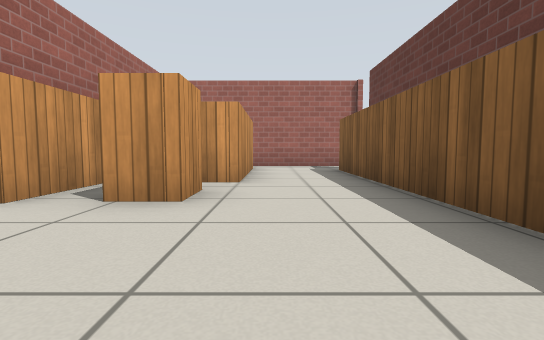
[1] (above)

24 first-person views from a walk through a Gazebo world. The camera is 0.5 m above the floor, tilts 4° down and sees 85° across. The floor is counted in squares, 1 m on a side. Each view is taken from the middle of a square. On the plan, view 1 faces up. The plan holds only what a view shows up to about 9 squares ahead; the rest is blank. Gazebo's built-in surfaces are drawn with simple patterns.

[2]
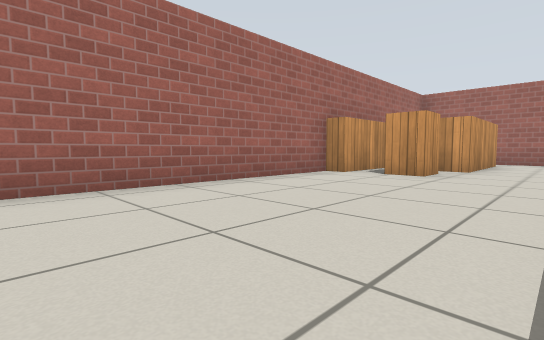

[3]
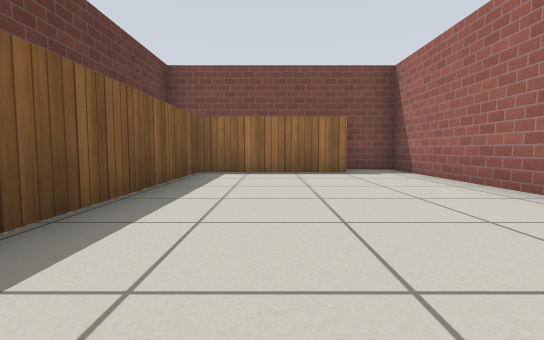

[4]
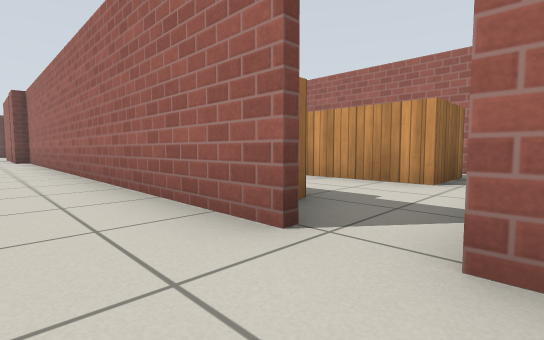

[5]
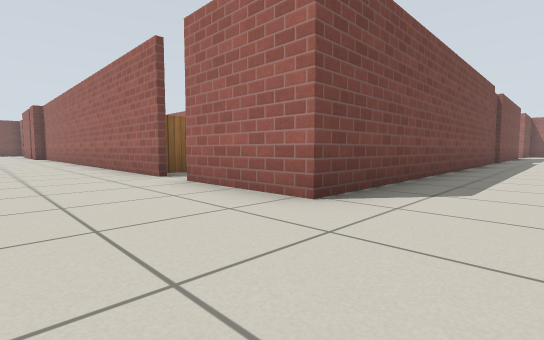

[6]
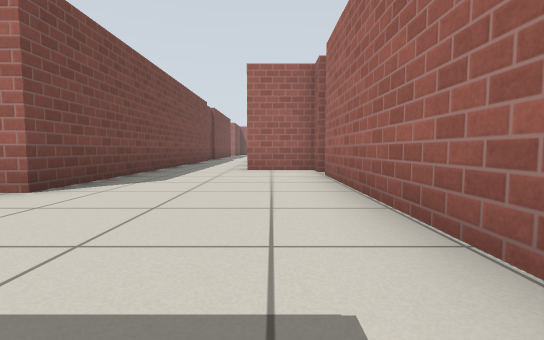

[7]
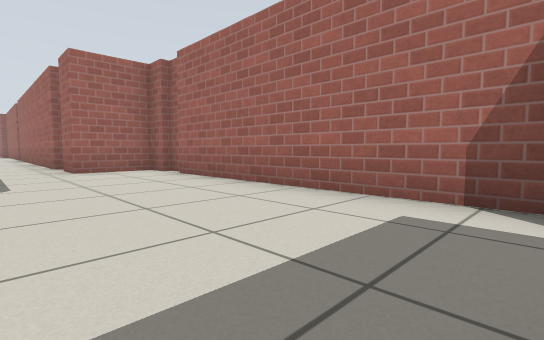

[8]
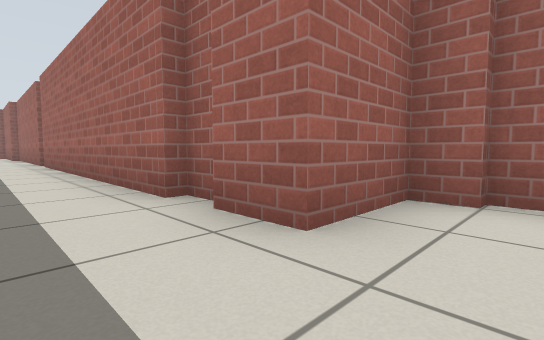

[9]
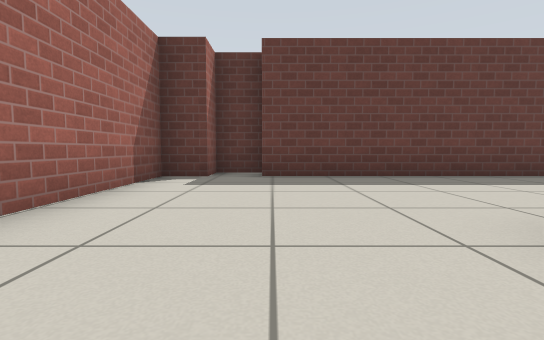

[10]
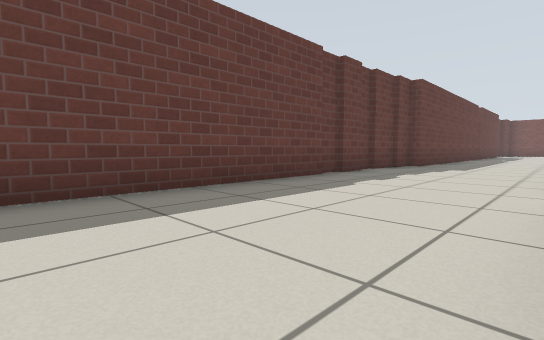

[11]
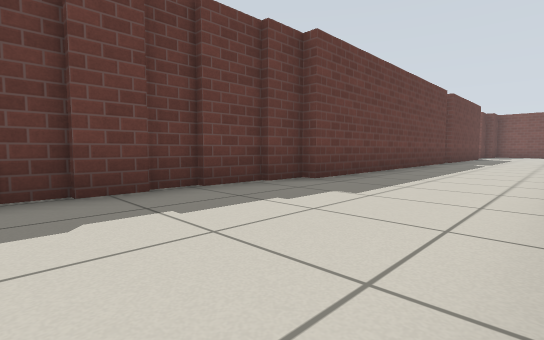

[12]
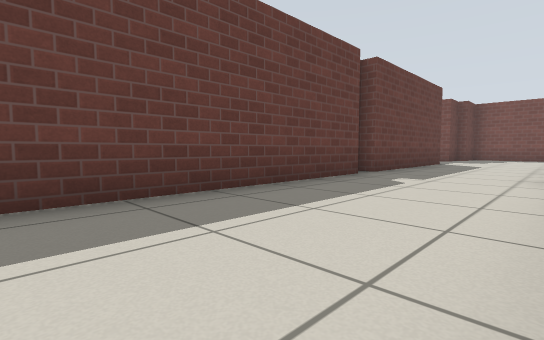

[13]
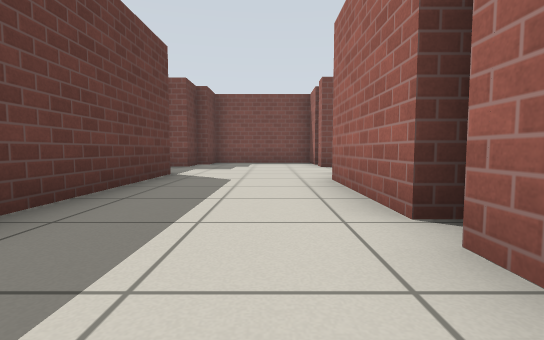

[14]
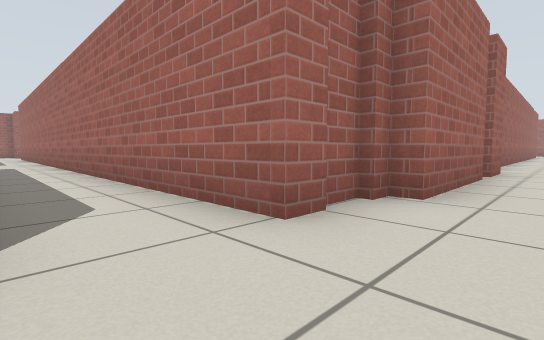

[15]
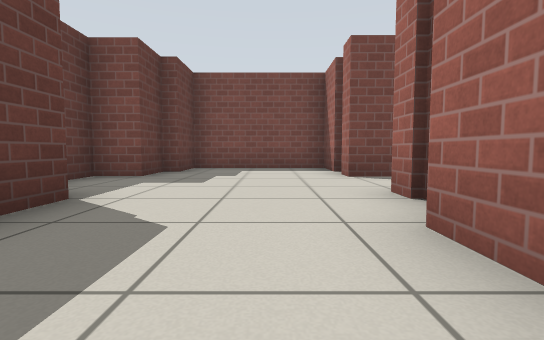

[16]
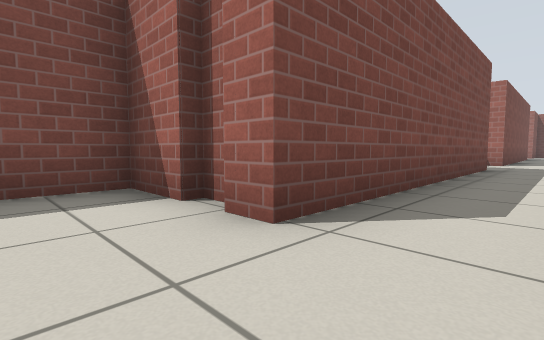

[17]
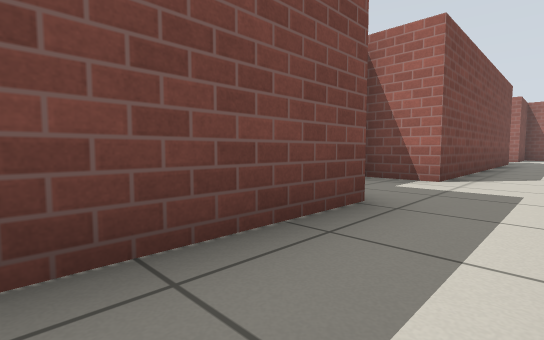

[18]
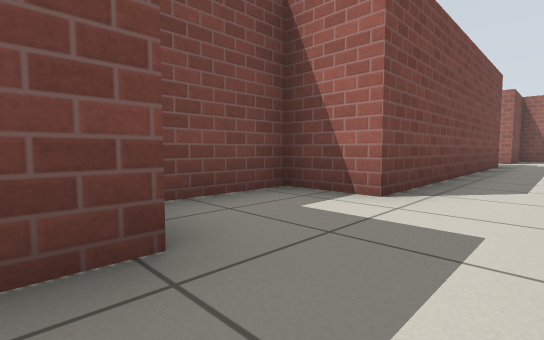

[19]
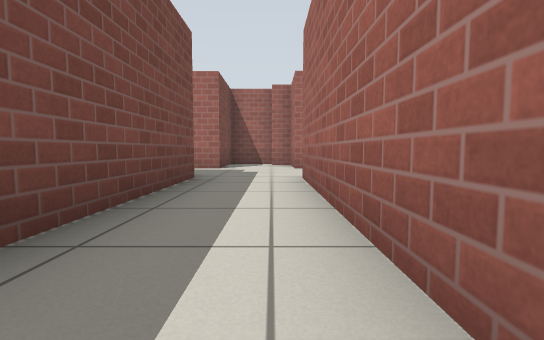

[20]
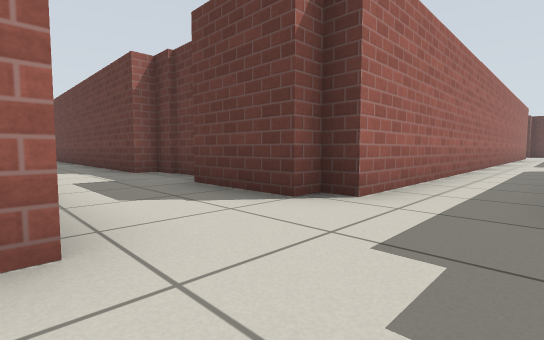

[21]
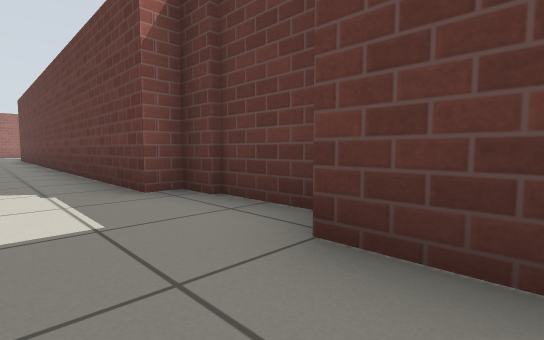

[22]
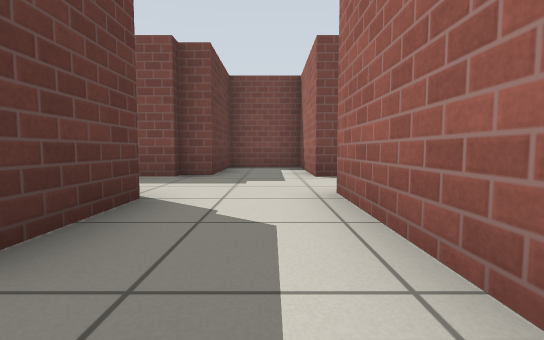

[23]
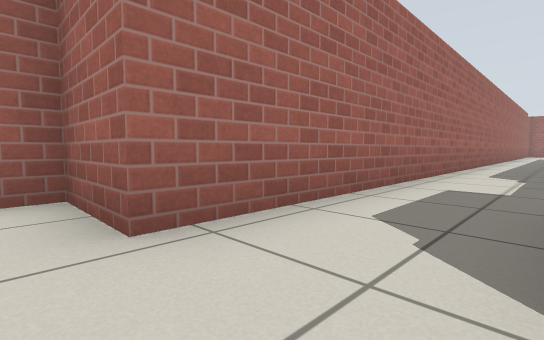

[24]
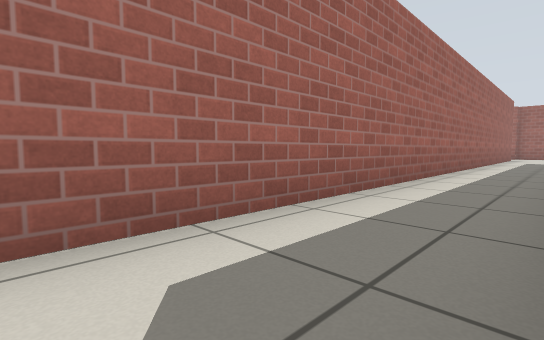

### Floor plan
Points are (right, up) in squares from view 1. A wall is a line through its corners. A room is listed if a view was taken in it or the views show most of it. See-through windows are left out.
Room 1 (views 1, 2, 3)
walls: (-0.9, 3.8) (-0.9, 2.8) (-1.6, 2.8); (2.5, 2.8) (2.5, 7.8); (-2.5, 4.7) (-2.5, 2.8); (-1.6, -4.4) (1.6, -4.4) (1.6, 7.1); (-2, 7.7) (-0.5, 7.7) (-0.5, 4.4) (-1.1, 4.4); (-2.9, 7.6) (-2.9, -5.2) (2.5, -5.2) (2.5, -0.7); (1.6, 8.8) (-0.9, 8.8)
ways out: opening at (2, 8) to room 2
Room 2 (views 4, 5, 6, 7, 8, 9, 10, 11, 12, 13, 15, 17, 18, 19, 20, 21, 22, 23, 24)
walls: (6.5, 2.9) (6.5, 13.3); (3, -4.4) (3, -5.5); (1.6, 7.1) (2.3, 7.1); (6.1, -4.6) (6.1, 3); (2.6, 7.9) (2.6, -2.5); (3, -6.1) (3, -8.9) (2.6, -8.9) (2.6, -10.5) (-14.1, -10.5) (-14.1, -10) (-14.7, -10) (-14.7, -7.9); (6.1, -10) (6.1, -5.2) (6.5, -5.2); (7.3, 13.1) (7.3, 14.2); (6.5, 14.2) (6.5, 15) (0.1, 15); (-6.1, 11.2) (2.6, 11.2) (2.6, 8.8) (1.6, 8.8); (-2.4, 13.6) (-3, 13.6); (-2.9, 13.4) (-10.5, 13.4); (-0.1, 15.2) (-0.6, 15.2); (-1.1, 15) (-1.1, 13.4) (-2.1, 13.4); (-4.8, -12.4) (2.6, -12.4); (-14.1, -7.6) (-14.1, -5.6) (-14.7, -5.6) (-14.7, 2.5); (-16.7, 6.1) (-16.7, -10.5) (-18.4, -10.5) (-18.4, -10.9); (-14.2, -12.4) (-7, -12.4) (-7, -13.7) (-5.2, -13.7); (-18.1, -12.4) (-16.7, -12.4) (-16.7, -15.2) (-14.8, -15.2) (-14.8, -12.7) (-14.1, -12.7)
ways out: opening at (2, 8) to room 1; opening at (3.5, -10.8) to room 3
Room 3 (views 14, 16)
walls: (2.6, -12.4) (2.6, -13); (2.6, -13.5) (2.6, -14.9) (6.1, -14.9) (6.1, -13.7) (6.5, -13.7) (6.5, -12.4) (7.3, -12.4) (7.3, -11.8)
ways out: opening at (3.5, -10.8) to room 2

Where each view was taken, in squares from view 1:
view 1: 0 up, 0 right, facing up
view 2: 3 down, 1 right, facing up-left
view 3: 2 up, 0 right, facing down
view 4: 9 up, 4 right, facing down-left
view 5: 13 up, 5 right, facing down-left
view 6: 14 up, 6 right, facing left
view 7: 12 up, 6 right, facing up-left
view 8: 12 up, 0 right, facing up-left
view 9: 13 up, 1 right, facing right
view 10: 12 up, 3 right, facing down-right
view 11: 7 up, 3 right, facing down-right
view 12: 1 up, 3 right, facing down-right
view 13: 4 down, 4 right, facing down
view 14: 12 down, 4 right, facing up-left
view 15: 7 down, 4 right, facing down
view 16: 11 down, 4 right, facing down-left
view 17: 11 down, 2 left, facing down-left
view 18: 11 down, 4 left, facing down-left
view 19: 11 down, 9 left, facing left
view 20: 12 down, 17 left, facing up-right
view 21: 9 down, 16 left, facing up-right
view 22: 7 down, 16 left, facing down
view 23: 11 down, 15 left, facing up-left
view 24: 5 down, 15 left, facing up-left
